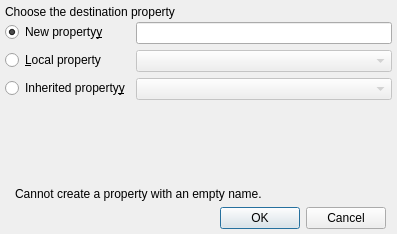
<?xml version="1.0" encoding="UTF-8"?>
<ui version="4.0">
 <class>CopyPropertyDialogData</class>
 <widget class="QDialog" name="CopyPropertyDialogData">
  <property name="geometry">
   <rect>
    <x>0</x>
    <y>0</y>
    <width>397</width>
    <height>234</height>
   </rect>
  </property>
  <property name="sizePolicy">
   <sizepolicy hsizetype="Fixed" vsizetype="Fixed">
    <horstretch>0</horstretch>
    <verstretch>0</verstretch>
   </sizepolicy>
  </property>
  <property name="windowTitle">
   <string>Copy Property</string>
  </property>
  <property name="sizeGripEnabled">
   <bool>false</bool>
  </property>
  <property name="modal">
   <bool>true</bool>
  </property>
  <layout class="QGridLayout">
   <property name="leftMargin">
    <number>5</number>
   </property>
   <property name="topMargin">
    <number>5</number>
   </property>
   <property name="rightMargin">
    <number>5</number>
   </property>
   <property name="bottomMargin">
    <number>5</number>
   </property>
   <property name="spacing">
    <number>6</number>
   </property>
   <item row="0" column="0" rowspan="2" colspan="2">
    <layout class="QVBoxLayout" name="_3">
     <property name="spacing">
      <number>3</number>
     </property>
     <property name="leftMargin">
      <number>0</number>
     </property>
     <property name="topMargin">
      <number>0</number>
     </property>
     <property name="rightMargin">
      <number>0</number>
     </property>
     <property name="bottomMargin">
      <number>0</number>
     </property>
     <item>
      <widget class="QLabel" name="label">
       <property name="sizePolicy">
        <sizepolicy hsizetype="Fixed" vsizetype="Fixed">
         <horstretch>0</horstretch>
         <verstretch>0</verstretch>
        </sizepolicy>
       </property>
       <property name="text">
        <string>Choose the destination property</string>
       </property>
       <property name="alignment">
        <set>Qt::AlignVCenter</set>
       </property>
       <property name="wordWrap">
        <bool>false</bool>
       </property>
      </widget>
     </item>
     <item>
      <layout class="QFormLayout" name="formLayout">
       <property name="labelAlignment">
        <set>Qt::AlignLeading|Qt::AlignLeft|Qt::AlignVCenter</set>
       </property>
       <property name="topMargin">
        <number>0</number>
       </property>
       <item row="0" column="1">
        <widget class="QLineEdit" name="newPropertyNameLineEdit">
         <property name="enabled">
          <bool>true</bool>
         </property>
        </widget>
       </item>
       <item row="1" column="0">
        <widget class="QRadioButton" name="localPropertyRadioButton">
         <property name="text">
          <string>&amp;Local property</string>
         </property>
         <attribute name="buttonGroup">
          <string notr="true">buttonGroup</string>
         </attribute>
        </widget>
       </item>
       <item row="1" column="1">
        <widget class="QComboBox" name="localPropertiesComboBox">
         <property name="enabled">
          <bool>false</bool>
         </property>
        </widget>
       </item>
       <item row="2" column="0">
        <widget class="QRadioButton" name="inheritedPropertyRadioButton">
         <property name="text">
          <string>Inherited property&amp;y</string>
         </property>
         <attribute name="buttonGroup">
          <string notr="true">buttonGroup</string>
         </attribute>
        </widget>
       </item>
       <item row="2" column="1">
        <widget class="QComboBox" name="inheritedPropertiesComboBox">
         <property name="enabled">
          <bool>false</bool>
         </property>
        </widget>
       </item>
       <item row="0" column="0">
        <widget class="QRadioButton" name="newPropertyRadioButton">
         <property name="text">
          <string>New property&amp;y</string>
         </property>
         <property name="checked">
          <bool>true</bool>
         </property>
         <attribute name="buttonGroup">
          <string notr="true">buttonGroup</string>
         </attribute>
        </widget>
       </item>
      </layout>
     </item>
     <item>
      <widget class="QWidget" name="errorNotificationWidget" native="true">
       <property name="sizePolicy">
        <sizepolicy hsizetype="Preferred" vsizetype="Fixed">
         <horstretch>0</horstretch>
         <verstretch>0</verstretch>
        </sizepolicy>
       </property>
       <property name="minimumSize">
        <size>
         <width>0</width>
         <height>10</height>
        </size>
       </property>
       <layout class="QHBoxLayout" name="horizontalLayout">
        <property name="spacing">
         <number>3</number>
        </property>
        <property name="leftMargin">
         <number>0</number>
        </property>
        <property name="topMargin">
         <number>0</number>
        </property>
        <property name="rightMargin">
         <number>0</number>
        </property>
        <property name="bottomMargin">
         <number>0</number>
        </property>
        <item>
         <widget class="QLabel" name="errorIconLabel">
          <property name="sizePolicy">
           <sizepolicy hsizetype="Fixed" vsizetype="Fixed">
            <horstretch>0</horstretch>
            <verstretch>0</verstretch>
           </sizepolicy>
          </property>
          <property name="text">
           <string/>
          </property>
         </widget>
        </item>
        <item>
         <widget class="QLabel" name="errorLabel">
          <property name="sizePolicy">
           <sizepolicy hsizetype="Preferred" vsizetype="Fixed">
            <horstretch>0</horstretch>
            <verstretch>0</verstretch>
           </sizepolicy>
          </property>
          <property name="text">
           <string>Cannot create a property with an empty name.</string>
          </property>
         </widget>
        </item>
       </layout>
      </widget>
     </item>
    </layout>
   </item>
   <item row="2" column="0">
    <widget class="QDialogButtonBox" name="buttonBox">
     <property name="standardButtons">
      <set>QDialogButtonBox::Cancel|QDialogButtonBox::Ok</set>
     </property>
    </widget>
   </item>
  </layout>
 </widget>
 <layoutdefault spacing="6" margin="11"/>
 <resources/>
 <connections>
  <connection>
   <sender>newPropertyRadioButton</sender>
   <signal>toggled(bool)</signal>
   <receiver>newPropertyNameLineEdit</receiver>
   <slot>setEnabled(bool)</slot>
   <hints>
    <hint type="sourcelabel">
     <x>51</x>
     <y>40</y>
    </hint>
    <hint type="destinationlabel">
     <x>212</x>
     <y>41</y>
    </hint>
   </hints>
  </connection>
  <connection>
   <sender>inheritedPropertyRadioButton</sender>
   <signal>toggled(bool)</signal>
   <receiver>inheritedPropertiesComboBox</receiver>
   <slot>setEnabled(bool)</slot>
   <hints>
    <hint type="sourcelabel">
     <x>62</x>
     <y>92</y>
    </hint>
    <hint type="destinationlabel">
     <x>212</x>
     <y>93</y>
    </hint>
   </hints>
  </connection>
  <connection>
   <sender>localPropertyRadioButton</sender>
   <signal>toggled(bool)</signal>
   <receiver>localPropertiesComboBox</receiver>
   <slot>setEnabled(bool)</slot>
   <hints>
    <hint type="sourcelabel">
     <x>52</x>
     <y>66</y>
    </hint>
    <hint type="destinationlabel">
     <x>212</x>
     <y>67</y>
    </hint>
   </hints>
  </connection>
  <connection>
   <sender>buttonBox</sender>
   <signal>rejected()</signal>
   <receiver>CopyPropertyDialogData</receiver>
   <slot>reject()</slot>
   <hints>
    <hint type="sourcelabel">
     <x>209</x>
     <y>206</y>
    </hint>
    <hint type="destinationlabel">
     <x>198</x>
     <y>116</y>
    </hint>
   </hints>
  </connection>
  <connection>
   <sender>buttonBox</sender>
   <signal>accepted()</signal>
   <receiver>CopyPropertyDialogData</receiver>
   <slot>accept()</slot>
   <hints>
    <hint type="sourcelabel">
     <x>195</x>
     <y>209</y>
    </hint>
    <hint type="destinationlabel">
     <x>198</x>
     <y>116</y>
    </hint>
   </hints>
  </connection>
 </connections>
 <buttongroups>
  <buttongroup name="buttonGroup"/>
 </buttongroups>
</ui>
